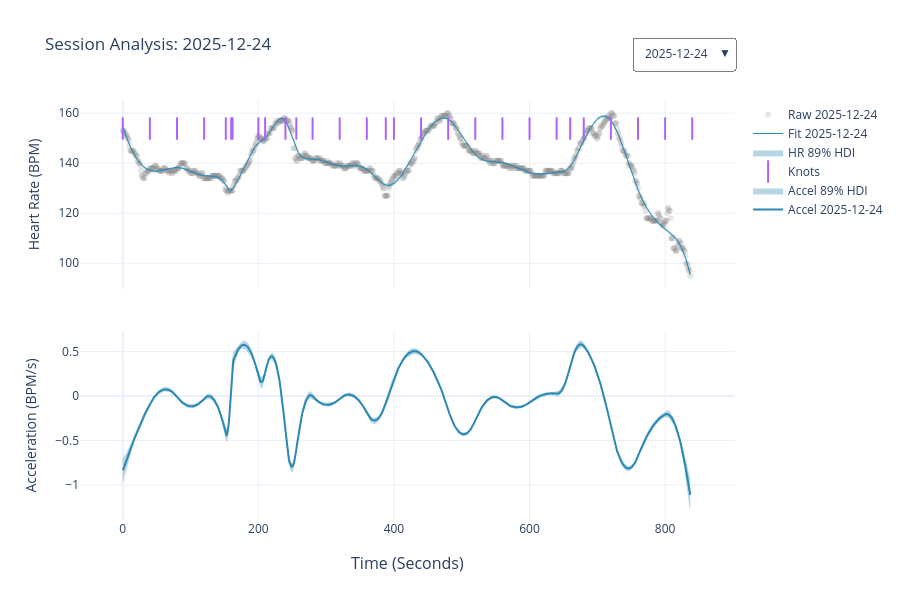

This figure's notebook cell:
### Code cell
import plotly.graph_objects as go
from plotly.subplots import make_subplots
import numpy as np

def create_date_selector_dashboard(analytics_list):
    """
    analytics_list: A list of TreadmillAnalytic objects, one per date.
    """
    fig = make_subplots(rows=2, cols=1, shared_xaxes=True,  vertical_spacing=0.1, x_title="Time (Seconds)")
    
    # Store how many traces we add per date (e.g., Raw + fit + fit band + knots + accel + accel band = 6)
    traces_per_date = 6
    menu_buttons = []
    
    for i, analytic in enumerate(analytics_list):
        # 1. Extract Data
        time = analytic.time
        hr = analytic.hr
        assert time.shape[0] == hr.shape[0]
        hr_stats = MedianHdiSample(np.median(analytic.post_mu, axis=0), az.hdi(analytic.trace, var_names="mu", hdi_prob=0.89).mu.values)
        # hr_stats = MedianHdiSample.from_samples(analytic.post_mu, analytic.post_mu.shape[0])
        mu_hdi = hr_stats.hdi
        acc_stats = MedianHdiSample(np.median(analytic.post_accel, axis=0), az.hdi(analytic.trace, var_names="accel", hdi_prob=0.89).accel.values)
        # acc_stats = MedianHdiSample.from_samples(analytic.post_accel, analytic.post_accel.shape[0])
        acc_hdi = acc_stats.hdi
        knots = analytic.model.knots.flatten()
        
        # 2. Add Traces (Set visible=True only for the first date)
        is_visible = (i == 0)
        
        # Trace A: Raw Data
        fig.add_trace(go.Scatter(
            x=time, y=hr, mode='markers', 
            name=f'Raw {analytic.session_id}',
            marker=dict(color='gray', opacity=0.2),
            visible=is_visible
        ), row=1, col=1)
        
        # Trace B: Smoothed Bayesian Fit
        fig.add_trace(go.Scatter(
            x=time, y=hr_stats.median, mode='lines', 
            name=f'Fit {analytic.session_id}',
            line=dict(color='rgba(43, 137, 180, 1)', width=1),
            visible=is_visible
        ), row=1, col=1)
        
        fig.add_trace(go.Scatter(
            x=np.concatenate([time, time[::-1]]),
            y=np.concatenate([mu_hdi[:, 1], mu_hdi[::-1, 0]]),
            fill='toself', fillcolor='rgba(43, 137, 180, 0.35)',
            line=dict(color='rgba(255,255,255,0)'),
            name="HR 89% HDI", visible=is_visible, hoverinfo="skip"
        ), row=1, col=1)

        # Trace C: Rug for knots
        fig.add_trace(go.Scatter(
            x=knots, y=[hr_stats.median.max() - 5] * len(knots), 
            mode='markers', name="Knots",
            marker=dict(
                symbol='line-ns-open', # This creates the 'rug' tick shape
                size=16,               # Height of the rug tick
                line=dict(width=2, color="black")
            ),
            visible=is_visible
        ), row=1, col=1)

        # lower subplot: acceleration
        fig.add_trace(go.Scatter(
            x=np.concatenate([time, time[::-1]]),
            y=np.concatenate([acc_hdi[:, 1], acc_hdi[::-1, 0]]),
            fill='toself', fillcolor='rgba(43, 137, 180, 0.35)',
            line=dict(color='rgba(255,255,255,0)'),
            name="Accel 89% HDI", visible=is_visible, hoverinfo="skip"
        ), row=2, col=1)
        fig.add_trace(go.Scatter(
            x=time, y=acc_stats.median, mode='lines', 
            name=f'Accel {analytic.session_id}',
            line=dict(color='rgba(43, 137, 180, 1)', width=2),
            visible=is_visible
        ), row=2, col=1)


        # 3. Create visibility mask for this specific date
        # If we have 4 dates, mask looks like: [False, False, True, True, False, False, False, False]
        visibility_mask = [False] * (len(analytics_list) * traces_per_date)
        visibility_mask[i * traces_per_date : (i + 1) * traces_per_date] = [True] * traces_per_date
        
        # 4. Create the button for this date
        menu_buttons.append(dict(
            label=str(analytic.session_id),
            method="update",
            args=[{"visible": visibility_mask}, {"title": f"Session Analysis: {analytic.session_id}"}]
        ))

    # 5. Add the Menu to the Layout
    fig.update_layout(
        updatemenus=[dict(
            active=0,buttons=menu_buttons,
            x=1.0, y=1.15, xanchor="right", yanchor="top",
            bgcolor="rgba(255, 255, 255, 0.8)", # Slight transparency
            bordercolor="gray", borderwidth=1
        )],
        # Title adjustment to ensure it doesn't clash
        title=dict(
            text=f"Session Analysis: {analytics_list[0].session_id}",
            x=0.05,          # Keep the title on the far left
            xanchor="left"
        ),
        height=600, template="plotly_white",
        hovermode="x unified"
    )
    # Label the Top Subplot (Row 1)
    fig.update_yaxes(title_text="Heart Rate (BPM)", row=1, col=1)

    # Label the Bottom Subplot (Row 2)
    fig.update_yaxes(title_text="Acceleration (BPM/s)", row=2, col=1)

    # Optional: Set fixed ranges if you want to keep the scale consistent 
    # while switching between sessions in the dropdown
    # fig.update_yaxes(range=[60, 200], row=1, col=1) # Standard HR range
    # fig.update_yaxes(range=[-1, 3], row=2, col=1)   # Standard Accel range
    
    return fig

create_date_selector_dashboard(report.sessions).show()

### Figure 1 — Plotly figure (JSON) as saved in the notebook; plotly's stock layout.template omitted (floating-point values rounded to 4 significant figures; data arrays with more than 128 entries replaced by an {"elided": "..."} marker saying what was removed)
{"data": [{"marker": {"color": "gray", "opacity": 0.2}, "mode": "markers", "name": "Raw 2025-12-24", "type": "scatter", "visible": true, "x": {"elided": "838 float values"}, "xaxis": "x", "y": {"elided": "838 float values"}, "yaxis": "y"}, {"line": {"color": "rgba(43, 137, 180, 1)", "width": 1}, "mode": "lines", "name": "Fit 2025-12-24", "type": "scatter", "visible": true, "x": {"elided": "838 float values"}, "xaxis": "x", "y": {"elided": "838 float values"}, "yaxis": "y"}, {"fill": "toself", "fillcolor": "rgba(43, 137, 180, 0.35)", "hoverinfo": "skip", "line": {"color": "rgba(255,255,255,0)"}, "name": "HR 89% HDI", "type": "scatter", "visible": true, "x": {"elided": "1676 float values"}, "xaxis": "x", "y": {"elided": "1676 float values"}, "yaxis": "y"}, {"marker": {"line": {"color": "black", "width": 2}, "size": 16, "symbol": "line-ns-open"}, "mode": "markers", "name": "Knots", "type": "scatter", "visible": true, "x": [0, 40, 80, 120, 152, 160, 162, 200, 210, 240, 256, 280, 320, 360, 388, 400, 440, 480, 520, 560, 600, 640, 660, 680, 720, 760, 800, 840], "xaxis": "x", "y": [153.9, 153.9, 153.9, 153.9, 153.9, 153.9, 153.9, 153.9, 153.9, 153.9, 153.9, 153.9, 153.9, 153.9, 153.9, 153.9, 153.9, 153.9, 153.9, 153.9, 153.9, 153.9, 153.9, 153.9, 153.9, 153.9, 153.9, 153.9], "yaxis": "y"}, {"fill": "toself", "fillcolor": "rgba(43, 137, 180, 0.35)", "hoverinfo": "skip", "line": {"color": "rgba(255,255,255,0)"}, "name": "Accel 89% HDI", "type": "scatter", "visible": true, "x": {"elided": "1676 float values"}, "xaxis": "x2", "y": {"elided": "1676 float values"}, "yaxis": "y2"}, {"line": {"color": "rgba(43, 137, 180, 1)", "width": 2}, "mode": "lines", "name": "Accel 2025-12-24", "type": "scatter", "visible": true, "x": {"elided": "838 float values"}, "xaxis": "x2", "y": {"elided": "838 float values"}, "yaxis": "y2"}, {"marker": {"color": "gray", "opacity": 0.2}, "mode": "markers", "name": "Raw 2025-12-30", "type": "scatter", "visible": false, "x": {"elided": "855 float values"}, "xaxis": "x", "y": {"elided": "855 int values"}, "yaxis": "y"}, {"line": {"color": "rgba(43, 137, 180, 1)", "width": 1}, "mode": "lines", "name": "Fit 2025-12-30", "type": "scatter", "visible": false, "x": {"elided": "855 float values"}, "xaxis": "x", "y": {"elided": "855 float values"}, "yaxis": "y"}, {"fill": "toself", "fillcolor": "rgba(43, 137, 180, 0.35)", "hoverinfo": "skip", "line": {"color": "rgba(255,255,255,0)"}, "name": "HR 89% HDI", "type": "scatter", "visible": false, "x": {"elided": "1710 float values"}, "xaxis": "x", "y": {"elided": "1710 float values"}, "yaxis": "y"}, {"marker": {"line": {"color": "black", "width": 2}, "size": 16, "symbol": "line-ns-open"}, "mode": "markers", "name": "Knots", "type": "scatter", "visible": false, "x": [0, 30, 60, 90, 120, 126, 145, 150, 180, 210, 240, 270, 300, 330, 360, 390, 420, 450, 480, 510, 540, 570, 600, 630, 660, 690, 700, 720, 734, 747, 750, 780, 810, 840], "xaxis": "x", "y": [153.4, 153.4, 153.4, 153.4, 153.4, 153.4, 153.4, 153.4, 153.4, 153.4, 153.4, 153.4, 153.4, 153.4, 153.4, 153.4, 153.4, 153.4, 153.4, 153.4, 153.4, 153.4, 153.4, 153.4, 153.4, 153.4, 153.4, 153.4, 153.4, 153.4, 153.4, 153.4, 153.4, 153.4], "yaxis": "y"}, {"fill": "toself", "fillcolor": "rgba(43, 137, 180, 0.35)", "hoverinfo": "skip", "line": {"color": "rgba(255,255,255,0)"}, "name": "Accel 89% HDI", "type": "scatter", "visible": false, "x": {"elided": "1710 float values"}, "xaxis": "x2", "y": {"elided": "1710 float values"}, "yaxis": "y2"}, {"line": {"color": "rgba(43, 137, 180, 1)", "width": 2}, "mode": "lines", "name": "Accel 2025-12-30", "type": "scatter", "visible": false, "x": {"elided": "855 float values"}, "xaxis": "x2", "y": {"elided": "855 float values"}, "yaxis": "y2"}, {"marker": {"color": "gray", "opacity": 0.2}, "mode": "markers", "name": "Raw 2026-01-02", "type": "scatter", "visible": false, "x": {"elided": "847 float values"}, "xaxis": "x", "y": {"elided": "847 int values"}, "yaxis": "y"}, {"line": {"color": "rgba(43, 137, 180, 1)", "width": 1}, "mode": "lines", "name": "Fit 2026-01-02", "type": "scatter", "visible": false, "x": {"elided": "847 float values"}, "xaxis": "x", "y": {"elided": "847 float values"}, "yaxis": "y"}, {"fill": "toself", "fillcolor": "rgba(43, 137, 180, 0.35)", "hoverinfo": "skip", "line": {"color": "rgba(255,255,255,0)"}, "name": "HR 89% HDI", "type": "scatter", "visible": false, "x": {"elided": "1694 float values"}, "xaxis": "x", "y": {"elided": "1694 float values"}, "yaxis": "y"}, {"marker": {"line": {"color": "black", "width": 2}, "size": 16, "symbol": "line-ns-open"}, "mode": "markers", "name": "Knots", "type": "scatter", "visible": false, "x": [0, 40, 80, 120, 160, 200, 222, 240, 242, 280, 320, 360, 400, 420, 440, 480, 485, 520, 527, 560, 600, 640, 680, 698, 720, 726, 760, 800, 840], "xaxis": "x", "y": [146.0, 146.0, 146.0, 146.0, 146.0, 146.0, 146.0, 146.0, 146.0, 146.0, 146.0, 146.0, 146.0, 146.0, 146.0, 146.0, 146.0, 146.0, 146.0, 146.0, 146.0, 146.0, 146.0, 146.0, 146.0, 146.0, 146.0, 146.0, 146.0], "yaxis": "y"}, {"fill": "toself", "fillcolor": "rgba(43, 137, 180, 0.35)", "hoverinfo": "skip", "line": {"color": "rgba(255,255,255,0)"}, "name": "Accel 89% HDI", "type": "scatter", "visible": false, "x": {"elided": "1694 float values"}, "xaxis": "x2", "y": {"elided": "1694 float values"}, "yaxis": "y2"}, {"line": {"color": "rgba(43, 137, 180, 1)", "width": 2}, "mode": "lines", "name": "Accel 2026-01-02", "type": "scatter", "visible": false, "x": {"elided": "847 float values"}, "xaxis": "x2", "y": {"elided": "847 float values"}, "yaxis": "y2"}, {"marker": {"color": "gray", "opacity": 0.2}, "mode": "markers", "name": "Raw 2026-01-05", "type": "scatter", "visible": false, "x": {"elided": "848 float values"}, "xaxis": "x", "y": {"elided": "848 int values"}, "yaxis": "y"}, {"line": {"color": "rgba(43, 137, 180, 1)", "width": 1}, "mode": "lines", "name": "Fit 2026-01-05", "type": "scatter", "visible": false, "x": {"elided": "848 float values"}, "xaxis": "x", "y": {"elided": "848 float values"}, "yaxis": "y"}, {"fill": "toself", "fillcolor": "rgba(43, 137, 180, 0.35)", "hoverinfo": "skip", "line": {"color": "rgba(255,255,255,0)"}, "name": "HR 89% HDI", "type": "scatter", "visible": false, "x": {"elided": "1696 float values"}, "xaxis": "x", "y": {"elided": "1696 float values"}, "yaxis": "y"}, {"marker": {"line": {"color": "black", "width": 2}, "size": 16, "symbol": "line-ns-open"}, "mode": "markers", "name": "Knots", "type": "scatter", "visible": false, "x": [0, 40, 80, 120, 160, 200, 210, 225, 240, 260, 280, 320, 360, 400, 419, 440, 454, 480, 505, 520, 560, 600, 616, 640, 680, 700, 720, 731, 760, 800, 840], "xaxis": "x", "y": [153.4, 153.4, 153.4, 153.4, 153.4, 153.4, 153.4, 153.4, 153.4, 153.4, 153.4, 153.4, 153.4, 153.4, 153.4, 153.4, 153.4, 153.4, 153.4, 153.4, 153.4, 153.4, 153.4, 153.4, 153.4, 153.4, 153.4, 153.4, 153.4, 153.4, 153.4], "yaxis": "y"}, {"fill": "toself", "fillcolor": "rgba(43, 137, 180, 0.35)", "hoverinfo": "skip", "line": {"color": "rgba(255,255,255,0)"}, "name": "Accel 89% HDI", "type": "scatter", "visible": false, "x": {"elided": "1696 float values"}, "xaxis": "x2", "y": {"elided": "1696 float values"}, "yaxis": "y2"}, {"line": {"color": "rgba(43, 137, 180, 1)", "width": 2}, "mode": "lines", "name": "Accel 2026-01-05", "type": "scatter", "visible": false, "x": {"elided": "848 float values"}, "xaxis": "x2", "y": {"elided": "848 float values"}, "yaxis": "y2"}, {"marker": {"color": "gray", "opacity": 0.2}, "mode": "markers", "name": "Raw 2026-01-07", "type": "scatter", "visible": false, "x": {"elided": "849 float values"}, "xaxis": "x", "y": {"elided": "849 int values"}, "yaxis": "y"}, {"line": {"color": "rgba(43, 137, 180, 1)", "width": 1}, "mode": "lines", "name": "Fit 2026-01-07", "type": "scatter", "visible": false, "x": {"elided": "849 float values"}, "xaxis": "x", "y": {"elided": "849 float values"}, "yaxis": "y"}, {"fill": "toself", "fillcolor": "rgba(43, 137, 180, 0.35)", "hoverinfo": "skip", "line": {"color": "rgba(255,255,255,0)"}, "name": "HR 89% HDI", "type": "scatter", "visible": false, "x": {"elided": "1698 float values"}, "xaxis": "x", "y": {"elided": "1698 float values"}, "yaxis": "y"}, {"marker": {"line": {"color": "black", "width": 2}, "size": 16, "symbol": "line-ns-open"}, "mode": "markers", "name": "Knots", "type": "scatter", "visible": false, "x": [0, 40, 80, 120, 160, 200, 210, 225, 240, 260, 280, 320, 360, 400, 419, 440, 454, 480, 505, 520, 560, 600, 640, 680, 700, 720, 731, 760, 800, 840], "xaxis": "x", "y": [159.4, 159.4, 159.4, 159.4, 159.4, 159.4, 159.4, 159.4, 159.4, 159.4, 159.4, 159.4, 159.4, 159.4, 159.4, 159.4, 159.4, 159.4, 159.4, 159.4, 159.4, 159.4, 159.4, 159.4, 159.4, 159.4, 159.4, 159.4, 159.4, 159.4], "yaxis": "y"}, {"fill": "toself", "fillcolor": "rgba(43, 137, 180, 0.35)", "hoverinfo": "skip", "line": {"color": "rgba(255,255,255,0)"}, "name": "Accel 89% HDI", "type": "scatter", "visible": false, "x": {"elided": "1698 float values"}, "xaxis": "x2", "y": {"elided": "1698 float values"}, "yaxis": "y2"}, {"line": {"color": "rgba(43, 137, 180, 1)", "width": 2}, "mode": "lines", "name": "Accel 2026-01-07", "type": "scatter", "visible": false, "x": {"elided": "849 float values"}, "xaxis": "x2", "y": {"elided": "849 float values"}, "yaxis": "y2"}, {"marker": {"color": "gray", "opacity": 0.2}, "mode": "markers", "name": "Raw 2026-01-18", "type": "scatter", "visible": false, "x": {"elided": "866 float values"}, "xaxis": "x", "y": {"elided": "866 int values"}, "yaxis": "y"}, {"line": {"color": "rgba(43, 137, 180, 1)", "width": 1}, "mode": "lines", "name": "Fit 2026-01-18", "type": "scatter", "visible": false, "x": {"elided": "866 float values"}, "xaxis": "x", "y": {"elided": "866 float values"}, "yaxis": "y"}, {"fill": "toself", "fillcolor": "rgba(43, 137, 180, 0.35)", "hoverinfo": "skip", "line": {"color": "rgba(255,255,255,0)"}, "name": "HR 89% HDI", "type": "scatter", "visible": false, "x": {"elided": "1732 float values"}, "xaxis": "x", "y": {"elided": "1732 float values"}, "yaxis": "y"}, {"marker": {"line": {"color": "black", "width": 2}, "size": 16, "symbol": "line-ns-open"}, "mode": "markers", "name": "Knots", "type": "scatter", "visible": false, "x": [0, 40, 80, 120, 160, 200, 210, 225, 240, 250, 260, 280, 320, 360, 400, 440, 455, 470, 480, 490, 505, 520, 560, 600, 640, 680, 700, 720, 727, 740, 760, 800, 840], "xaxis": "x", "y": [151.9, 151.9, 151.9, 151.9, 151.9, 151.9, 151.9, 151.9, 151.9, 151.9, 151.9, 151.9, 151.9, 151.9, 151.9, 151.9, 151.9, 151.9, 151.9, 151.9, 151.9, 151.9, 151.9, 151.9, 151.9, 151.9, 151.9, 151.9, 151.9, 151.9, 151.9, 151.9, 151.9], "yaxis": "y"}, {"fill": "toself", "fillcolor": "rgba(43, 137, 180, 0.35)", "hoverinfo": "skip", "line": {"color": "rgba(255,255,255,0)"}, "name": "Accel 89% HDI", "type": "scatter", "visible": false, "x": {"elided": "1732 float values"}, "xaxis": "x2", "y": {"elided": "1732 float values"}, "yaxis": "y2"}, {"line": {"color": "rgba(43, 137, 180, 1)", "width": 2}, "mode": "lines", "name": "Accel 2026-01-18", "type": "scatter", "visible": false, "x": {"elided": "866 float values"}, "xaxis": "x2", "y": {"elided": "866 float values"}, "yaxis": "y2"}, {"marker": {"color": "gray", "opacity": 0.2}, "mode": "markers", "name": "Raw 2026-01-29", "type": "scatter", "visible": false, "x": {"elided": "846 float values"}, "xaxis": "x", "y": {"elided": "846 int values"}, "yaxis": "y"}, {"line": {"color": "rgba(43, 137, 180, 1)", "width": 1}, "mode": "lines", "name": "Fit 2026-01-29", "type": "scatter", "visible": false, "x": {"elided": "846 float values"}, "xaxis": "x", "y": {"elided": "846 float values"}, "yaxis": "y"}, {"fill": "toself", "fillcolor": "rgba(43, 137, 180, 0.35)", "hoverinfo": "skip", "line": {"color": "rgba(255,255,255,0)"}, "name": "HR 89% HDI", "type": "scatter", "visible": false, "x": {"elided": "1692 float values"}, "xaxis": "x", "y": {"elided": "1692 float values"}, "yaxis": "y"}, {"marker": {"line": {"color": "black", "width": 2}, "size": 16, "symbol": "line-ns-open"}, "mode": "markers", "name": "Knots", "type": "scatter", "visible": false, "x": [0, 40, 60, 80, 120, 160, 200, 240, 280, 320, 360, 400, 440, 450, 480, 520, 547, 560, 600, 640, 680, 700, 720, 760, 786, 800, 840], "xaxis": "x", "y": [158.8, 158.8, 158.8, 158.8, 158.8, 158.8, 158.8, 158.8, 158.8, 158.8, 158.8, 158.8, 158.8, 158.8, 158.8, 158.8, 158.8, 158.8, 158.8, 158.8, 158.8, 158.8, 158.8, 158.8, 158.8, 158.8, 158.8], "yaxis": "y"}, {"fill": "toself", "fillcolor": "rgba(43, 137, 180, 0.35)", "hoverinfo": "skip", "line": {"color": "rgba(255,255,255,0)"}, "name": "Accel 89% HDI", "type": "scatter", "visible": false, "x": {"elided": "1692 float values"}, "xaxis": "x2", "y": {"elided": "1692 float values"}, "yaxis": "y2"}, {"line": {"color": "rgba(43, 137, 180, 1)", "width": 2}, "mode": "lines", "name": "Accel 2026-01-29", "type": "scatter", "visible": false, "x": {"elided": "846 float values"}, "xaxis": "x2", "y": {"elided": "846 float values"}, "yaxis": "y2"}], "layout": {"annotations": [{"font": {"size": 16}, "showarrow": false, "text": "Time (Seconds)", "x": 0.5, "xanchor": "center", "xref": "paper", "y": 0, "yanchor": "top", "yref": "paper", "yshift": -30}], "height": 600, "hovermode": "x unified", "title": {"text": "Session Analysis: 2025-12-24", "x": 0.05, "xanchor": "left"}, "updatemenus": [{"active": 0, "bgcolor": "rgba(255, 255, 255, 0.8)", "bordercolor": "gray", "borderwidth": 1, "buttons": [{"args": [{"visible": [true, true, true, true, true, true, false, false, false, false, false, false, false, false, false, false, false, false, false, false, false, false, false, false, false, false, false, false, false, false, false, false, false, false, false, false, false, false, false, false, false, false]}, {"title": "Session Analysis: 2025-12-24"}], "label": "2025-12-24", "method": "update"}, {"args": [{"visible": [false, false, false, false, false, false, true, true, true, true, true, true, false, false, false, false, false, false, false, false, false, false, false, false, false, false, false, false, false, false, false, false, false, false, false, false, false, false, false, false, false, false]}, {"title": "Session Analysis: 2025-12-30"}], "label": "2025-12-30", "method": "update"}, {"args": [{"visible": [false, false, false, false, false, false, false, false, false, false, false, false, true, true, true, true, true, true, false, false, false, false, false, false, false, false, false, false, false, false, false, false, false, false, false, false, false, false, false, false, false, false]}, {"title": "Session Analysis: 2026-01-02"}], "label": "2026-01-02", "method": "update"}, {"args": [{"visible": [false, false, false, false, false, false, false, false, false, false, false, false, false, false, false, false, false, false, true, true, true, true, true, true, false, false, false, false, false, false, false, false, false, false, false, false, false, false, false, false, false, false]}, {"title": "Session Analysis: 2026-01-05"}], "label": "2026-01-05", "method": "update"}, {"args": [{"visible": [false, false, false, false, false, false, false, false, false, false, false, false, false, false, false, false, false, false, false, false, false, false, false, false, true, true, true, true, true, true, false, false, false, false, false, false, false, false, false, false, false, false]}, {"title": "Session Analysis: 2026-01-07"}], "label": "2026-01-07", "method": "update"}, {"args": [{"visible": [false, false, false, false, false, false, false, false, false, false, false, false, false, false, false, false, false, false, false, false, false, false, false, false, false, false, false, false, false, false, true, true, true, true, true, true, false, false, false, false, false, false]}, {"title": "Session Analysis: 2026-01-18"}], "label": "2026-01-18", "method": "update"}, {"args": [{"visible": [false, false, false, false, false, false, false, false, false, false, false, false, false, false, false, false, false, false, false, false, false, false, false, false, false, false, false, false, false, false, false, false, false, false, false, false, true, true, true, true, true, true]}, {"title": "Session Analysis: 2026-01-29"}], "label": "2026-01-29", "method": "update"}], "x": 1, "xanchor": "right", "y": 1.15, "yanchor": "top"}], "xaxis": {"anchor": "y", "domain": [0, 1], "matches": "x2", "showticklabels": false}, "xaxis2": {"anchor": "y2", "domain": [0, 1]}, "yaxis": {"anchor": "x", "domain": [0.55, 1], "title": {"text": "Heart Rate (BPM)"}}, "yaxis2": {"anchor": "x2", "domain": [0, 0.45], "title": {"text": "Acceleration (BPM/s)"}}}}
